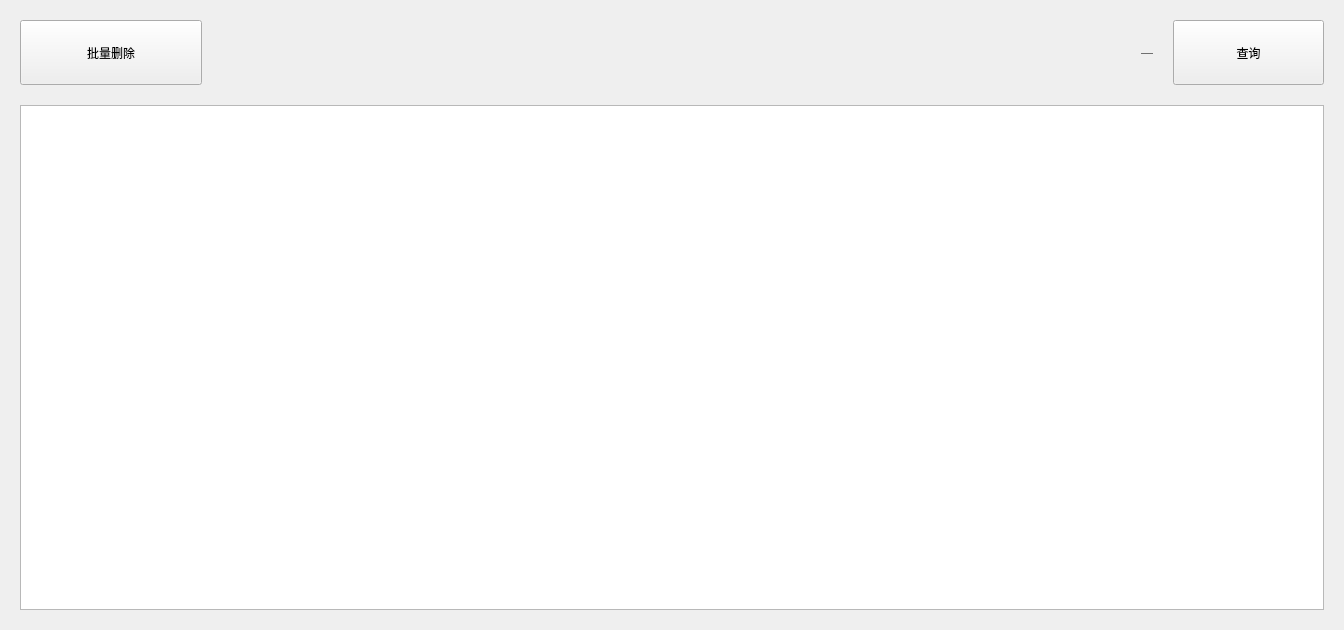
<?xml version="1.0" encoding="UTF-8"?>
<ui version="4.0">
 <class>History</class>
 <widget class="QWidget" name="History">
  <property name="geometry">
   <rect>
    <x>0</x>
    <y>0</y>
    <width>1344</width>
    <height>630</height>
   </rect>
  </property>
  <property name="windowTitle">
   <string>Form</string>
  </property>
  <layout class="QVBoxLayout" name="verticalLayout_2" stretch="1,8">
   <property name="spacing">
    <number>20</number>
   </property>
   <property name="leftMargin">
    <number>20</number>
   </property>
   <property name="topMargin">
    <number>20</number>
   </property>
   <property name="rightMargin">
    <number>20</number>
   </property>
   <property name="bottomMargin">
    <number>20</number>
   </property>
   <item>
    <layout class="QHBoxLayout" name="horizontalLayout">
     <property name="spacing">
      <number>20</number>
     </property>
     <item>
      <widget class="QPushButton" name="pushButton_3">
       <property name="minimumSize">
        <size>
         <width>182</width>
         <height>65</height>
        </size>
       </property>
       <property name="text">
        <string>批量删除</string>
       </property>
      </widget>
     </item>
     <item>
      <spacer name="horizontalSpacer">
       <property name="orientation">
        <enum>Qt::Horizontal</enum>
       </property>
       <property name="sizeHint" stdset="0">
        <size>
         <width>40</width>
         <height>20</height>
        </size>
       </property>
      </spacer>
     </item>
     <item>
      <widget class="QLabel" name="label">
       <property name="styleSheet">
        <string notr="true">color: rgb(94, 94, 94);</string>
       </property>
       <property name="text">
        <string>—</string>
       </property>
      </widget>
     </item>
     <item>
      <widget class="QPushButton" name="pushButton">
       <property name="minimumSize">
        <size>
         <width>151</width>
         <height>65</height>
        </size>
       </property>
       <property name="text">
        <string>查询</string>
       </property>
      </widget>
     </item>
    </layout>
   </item>
   <item>
    <layout class="QVBoxLayout" name="verticalLayout">
     <property name="spacing">
      <number>0</number>
     </property>
     <item>
      <widget class="QTableView" name="tableView"/>
     </item>
    </layout>
   </item>
  </layout>
 </widget>
 <resources/>
 <connections/>
</ui>
